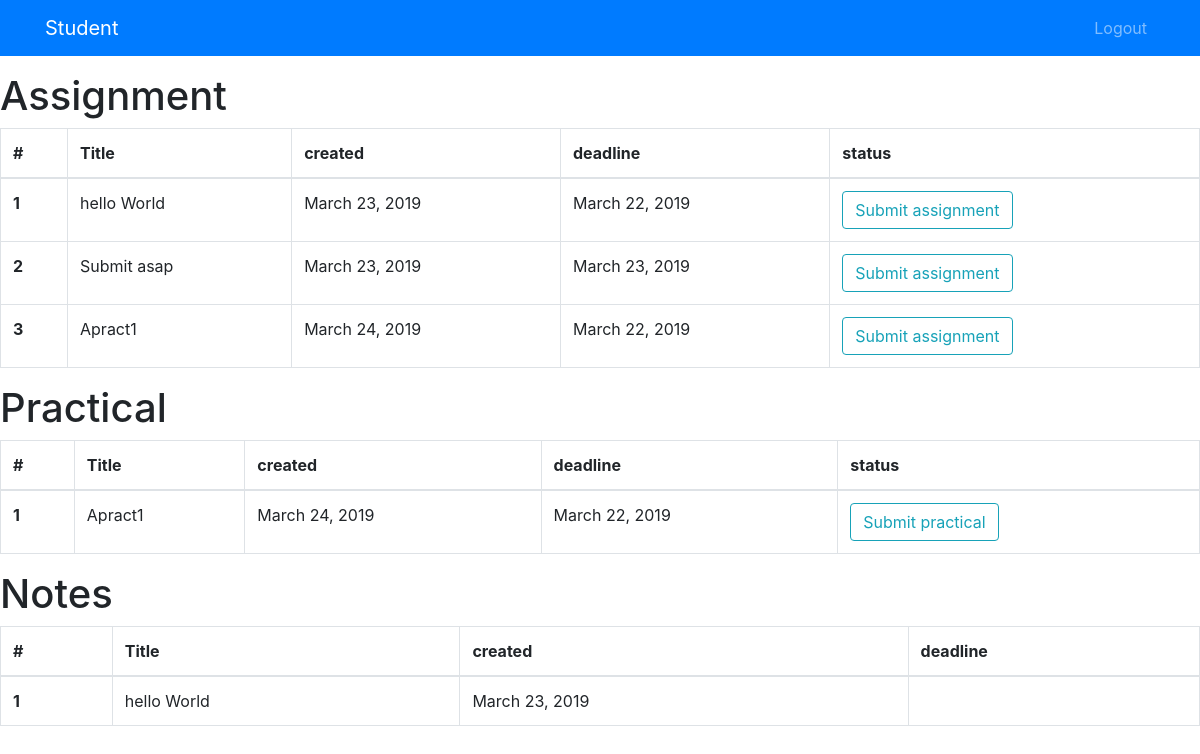
The app's page /student_group_detail/1/ (signed in), older data.
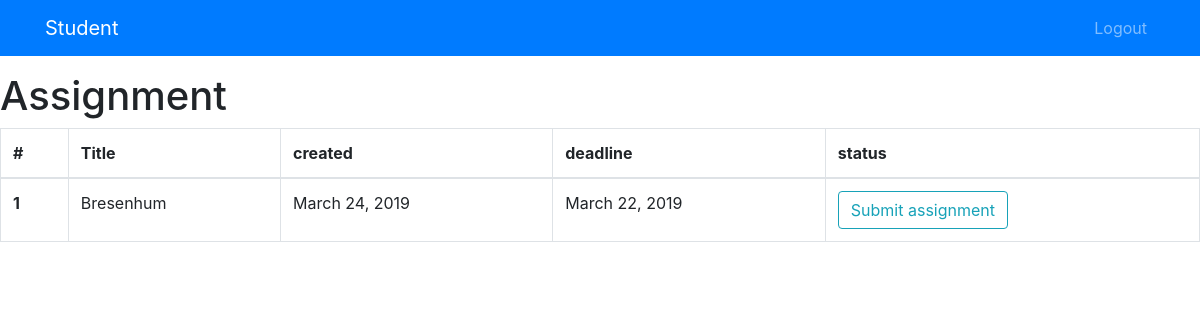
The same page, newer data.
### teachers/models.py (models this page shows, shortened)
class assignment(models.Model):
    teacher=models.ForeignKey(teacher,on_delete=models.CASCADE)
    group=models.ForeignKey(group,on_delete=models.CASCADE)
    created = models.DateField(auto_now=True)
    title=models.CharField(max_length=50,blank=False)
    content=models.TextField(blank=True)
    file = models.FileField(upload_to="assignment",blank=True,null=True)
    deadline = models.DateField()

class practical(models.Model):
    teacher=models.ForeignKey(teacher,on_delete=models.CASCADE)
    group=models.ForeignKey(group,on_delete=models.CASCADE)
    created=models.DateField(auto_now=True)
    title = models.CharField(max_length=50,blank=False)
    content=models.TextField(blank=True)
    file = models.FileField(upload_to="practical",blank=True,null=True)
    deadline = models.DateField()

class notes(models.Model):
    teacher = models.ForeignKey(teacher, on_delete=models.CASCADE)
    group = models.ForeignKey(group, on_delete=models.CASCADE)
    created = models.DateField(auto_now=True)
    title = models.CharField(max_length=50,blank=False)
    content = models.TextField(blank=True)
    file = models.FileField(upload_to="notes", blank=True, null=True)

### home/views.py (the view)
# urls.py: path('student_group_detail/<int:pk>/',views.student_group_detail,name="student_group_detail"),
@login_required
def student_group_detail(request,pk):
    group_detail=group.objects.get(pk=pk)
    try :
        assignments=assignment.objects.filter(group=group_detail)
        print(assignment)
    except:
        assignments = None
    try :
        note=notes.objects.filter(group=group_detail)
    except:
        note = None
    try :
        practicals=practical.objects.filter(group=group_detail)
    except:
        practicals=None
    context={
        'group':group_detail,
        'assignment':assignments,
        'practical':practicals,
        'notes':note,
    }
    return render(request,"student_group_detail.html",context)

### templates/student_group_detail.html
{% extends "student_home.html" %}
{% block body %}
{% if assignment %}
<h1>Assignment</h1>
<table class="table table-bordered">
  <thead>
    <tr>
      <th scope="col">#</th>
      <th scope="col">Title</th>
      <th scope="col">created</th>
      <th scope="col">deadline</th>
      <th scope="col"> status</th>
    </tr>
  </thead>
  <tbody>
    {%for temp in assignment %}
    <tr>
      <th scope="row">{{forloop.counter}}</th>
      <td>{{temp.title}}</td>
      <td>{{temp.created}}</td>
      <td>{{temp.deadline}}</td>
      <td><a href="{% url 'student:submitassignment' pk=group.pk assignpk=temp.pk  %}" class="btn btn-outline-info" >Submit assignment</a></td>
    </tr>
    {%endfor %}
  </tbody>
</table>
{% endif %}
{% if practical %}
<h1>Practical</h1>
<table class="table table-bordered">
  <thead>
    <tr>
      <th scope="col">#</th>
      <th scope="col">Title</th>
      <th scope="col">created</th>
      <th scope="col">deadline</th>
      <th scope="col">status</th>
    </tr>
  </thead>
  <tbody>
    {%for temp in practical %}
    <tr>
      <th scope="row">{{forloop.counter}}</th>
      <td>{{temp.title}}</td>
      <td>{{temp.created}}</td>
      <td>{{temp.deadline}}</td>
        <td><a href="{% url 'student:submitpractical' pk=group.pk assignpk=temp.pk  %}" class="btn btn-outline-info" >Submit practical</a></td>
    </tr>
    {%endfor %}
  </tbody>
</table>
{% endif %}
{% if notes %}
<h1>Notes</h1>
<table class="table table-bordered">
  <thead>
    <tr>
      <th scope="col">#</th>
      <th scope="col">Title</th>
      <th scope="col">created</th>
      <th scope="col">deadline</th>
    </tr>
  </thead>
  <tbody>
    {%for temp in notes %}
    <tr>
      <th scope="row">{{forloop.counter}}</th>
      <td>{{temp.title}}</td>
      <td>{{temp.created}}</td>
      <td>{{temp.deadline}}</td>
    </tr>
    {%endfor %}
  </tbody>
</table>
{% endif %}
{% endblock %}

Row changes from the older to the newer data that the page shows:
removed assignment: title "hello World", created "March 23, 2019", deadline "March 22, 2019"
removed assignment: title "Submit asap", created "March 23, 2019", deadline "March 23, 2019"
removed assignment: title "Apract1", created "March 24, 2019", deadline "March 22, 2019"
removed practical: title "Apract1", created "March 24, 2019", deadline "March 22, 2019"
removed notes: title "hello World", created "March 23, 2019"
added assignment: title "Bresenhum", created "March 24, 2019", deadline "March 22, 2019"
Text that changed along with them:
text no longer shown: "Practical # Title created deadline status Notes # Title created deadline"
